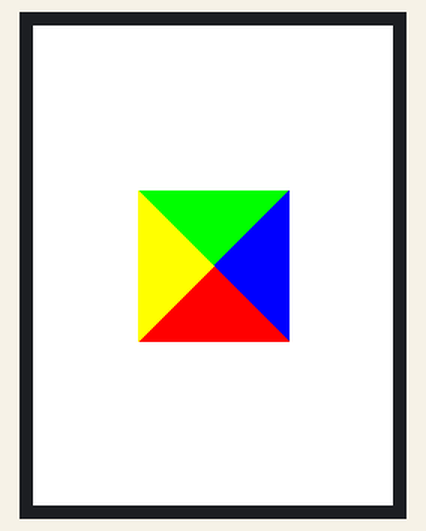
A sketch run on a simulated Arduino Uno, built with avr-gcc and run on an emulated ATmega328P. Shown: 240×320 colour display.

Above: at 0.3 s.

The sketch:

Ej17_fillTriangle.ino
```cpp
#include <SPI.h>
#include <Adafruit_GFX.h>    // Core graphics library
#include <Adafruit_ILI9341.h> // Hardware-specific library

#define TFT_CS   7
#define TFT_DC   6

// Assign human-readable names to some common 16-bit color values:
#define BLACK       0x0000      /*   0,   0,   0 */
#define NAVY        0x000F      /*   0,   0, 128 */
#define DARKGREEN   0x03E0      /*   0, 128,   0 */
#define DARKCYAN    0x03EF      /*   0, 128, 128 */
#define MAROON      0x7800      /* 128,   0,   0 */
#define PURPLE      0x780F      /* 128,   0, 128 */
#define OLIVE       0x7BE0      /* 128, 128,   0 */
#define LIGHTGREY   0xC618      /* 192, 192, 192 */
#define DARKGREY    0x7BEF      /* 128, 128, 128 */
#define BLUE        0x001F      /*   0,   0, 255 */
#define GREEN       0x07E0      /*   0, 255,   0 */
#define CYAN        0x07FF      /*   0, 255, 255 */
#define RED         0xF800      /* 255,   0,   0 */
#define MAGENTA     0xF81F      /* 255,   0, 255 */
#define YELLOW      0xFFE0      /* 255, 255,   0 */
#define WHITE       0xFFFF      /* 255, 255, 255 */
#define ORANGE      0xFD20      /* 255, 165,   0 */
#define GREENYELLOW 0xAFE5      /* 173, 255,  47 */
#define PINK        0xF81F

//Declaracion objeto TFT
Adafruit_ILI9341 tft = Adafruit_ILI9341(TFT_CS, TFT_DC);

int width, height;

void setup() {
  Serial.begin(9600);
  tft.begin(); // Begin ILI9341

  tft.setRotation(0);
  tft.fillScreen(WHITE);

  width = tft.width();
  height = tft.height();

  // Un triangulo requiere de 7 parametros. Posicion del punto P1, P2, P3 y el color
  // Posicion inicial X1 --> Direccion horizontal (De izquierda a derecha)
  // Posicion inicial Y1 --> Direccion vertical (De arriba a abajo)
  // Posicion inicial X2 --> Direccion horizontal (De izquierda a derecha)
  // Posicion inicial Y2 --> Direccion vertical (De arriba a abajo)
  // Posicion inicial X3 --> Direccion horizontal (De izquierda a derecha)
  // Posicion inicial Y3 --> Direccion vertical (De arriba a abajo)
  // Color --> En hexadecimal

  // Hay que dibujar un cuadrado de lado 100 pixeles en el centro con una cruz en su interior que conecte sus esquinas
  // Pero esta vez vamos a realizar este ejercicio con 4 triangulos que subdividen el cuadrado en 4 partes

  // Hay que dibujar 4 triangulos que conecten todos con su centro
  int length = 100;

  // Definimos las coordenadoas de los 4 puntos que definen el cuadrado mas su centro
  int X1 = (width-length)/2;
  int Y1 = (height-length)/2;
  int X2 = (width+length)/2;
  int Y2 = (height-length)/2;
  int X3 = (width+length)/2;
  int Y3 = (height+length)/2;
  int X4 = (width-length)/2;
  int Y4 = (height+length)/2;

  //Coordenadas del centro del cuadrado
  int CX = width/2;
  int CY = height/2;

  //Triangulos
  tft.fillTriangle(X1,Y1,X2,Y2,CX,CY,GREEN);
  tft.fillTriangle(X2,Y2,X3,Y3,CX,CY,BLUE);
  tft.fillTriangle(X3,Y3,X4,Y4,CX,CY,RED);
  tft.fillTriangle(X4,Y4,X1,Y1,CX,CY,YELLOW);

}


void loop() {

}
```
